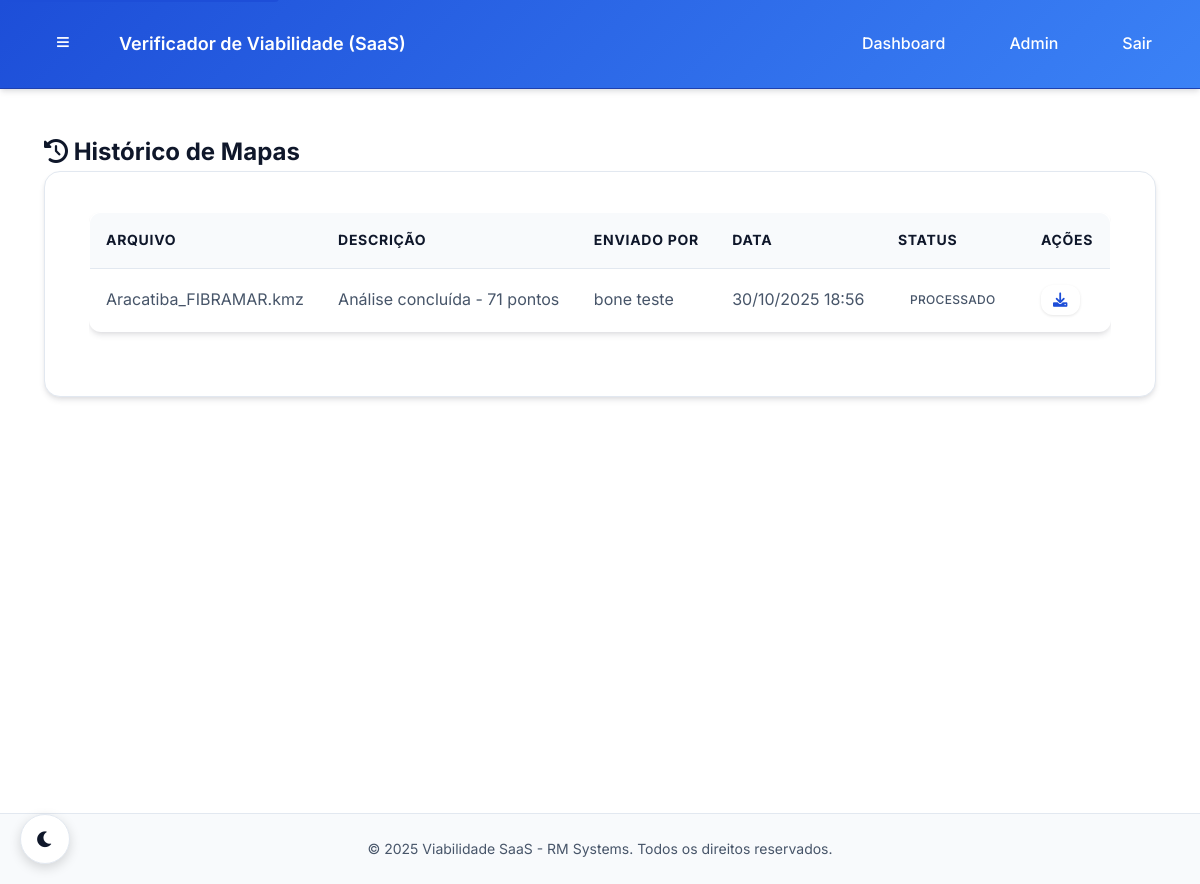
Screenshot of /fibramar/verificador/historico/ (signed in) with the database file from the repository.
### core/models.py (models this page shows, shortened)
class CTOMapFile(models.Model):
    FILE_TYPES = [
        ('kml', 'KML'),
        ('kmz', 'KMZ'),
        ('csv', 'CSV'),
        ('xls', 'XLS'),
        ('xlsx', 'XLSX'),
    ]
    PROCESSING_STATUS = [
        ('pending', 'Pendente'),
        ('processing', 'Processando'),
        ('completed', 'Concluído'),
        ('failed', 'Falhou'),
    ]
    file = models.FileField(upload_to="cto_maps/", verbose_name="Arquivo")
    description = models.CharField(max_length=255, blank=True, verbose_name="Descrição")
    file_type = models.CharField(max_length=10, choices=FILE_TYPES, default='csv', verbose_name="Tipo de Arquivo")
    company = models.ForeignKey(
        Company,
        on_delete=models.CASCADE,
        related_name='cto_maps',
        verbose_name="Empresa"
    )
    uploaded_by = models.ForeignKey(
        CustomUser,
        on_delete=models.CASCADE,
        related_name='uploaded_maps',
        verbose_name="Enviado por"
    )
    uploaded_at = models.DateTimeField(auto_now_add=True, verbose_name="Enviado em")
    processing_status = models.CharField(
        max_length=20,
        choices=PROCESSING_STATUS,
        default='pending',
        verbose_name="Status de Processamento"
    )
    is_processed = models.BooleanField(default=False, verbose_name="Processado")
    processed_at = models.DateTimeField(null=True, blank=True, verbose_name="Processado em")
    analysis_id = models.CharField(max_length=100, blank=True, verbose_name="ID da Análise")
    viability_score = models.IntegerField(null=True, blank=True, verbose_name="Score de Viabilidade")
    processing_time = models.FloatField(null=True, blank=True, verbose_name="Tempo de Processamento (s)")
    analysis_results = models.JSONField(default=dict, blank=True, verbose_name="Resultados da Análise")
    issues_found = models.JSONField(default=list, blank=True, verbose_name="Problemas Encontrados")
    recommendations = models.JSONField(default=list, blank=True, verbose_name="Recomendações")
    file_size = models.BigIntegerField(null=True, blank=True, verbose_name="Tamanho do Arquivo (bytes)")
    coordinates_count = models.IntegerField(null=True, blank=True, verbose_name="Número de Coordenadas")
    updated_at = models.DateTimeField(auto_now=True, verbose_name="Atualizado em")
    class Meta:
        verbose_name = "Mapa CTO"
        verbose_name_plural = "Mapas CTO"
        ordering = ['-uploaded_at']
        indexes = [
            models.Index(fields=['company', 'processing_status']),
            models.Index(fields=['uploaded_by', 'uploaded_at']),
            models.Index(fields=['file_type', 'is_processed']),
        ]
    @property
    def file_name(self):
        return os.path.basename(self.file.name) if self.file else ""

class CustomUser(AbstractUser):
    USER_ROLES = [
        ('RM', 'Administrador RM'),  # Você e o Bone
        ('COMPANY_ADMIN', 'Administrador da Empresa'),  # Admin da empresa cliente
        ('COMPANY_USER', 'Usuário da Empresa'),  # Usuário comum da empresa
    ]
    role = models.CharField(
        max_length=20,
        choices=USER_ROLES,
        default='COMPANY_USER',
        verbose_name="Função"
    )
    company = models.ForeignKey(
        Company,
        on_delete=models.CASCADE,
        null=True,
        blank=True,
        related_name='users',
        verbose_name="Empresa"
    )
    phone = models.CharField(max_length=20, blank=True, verbose_name="Telefone")
    created_at = models.DateTimeField(auto_now_add=True, verbose_name="Criado em")
    updated_at = models.DateTimeField(auto_now=True, verbose_name="Atualizado em")
    class Meta:
        verbose_name = "Usuário"
        verbose_name_plural = "Usuários"
    @property
    def is_rm_admin(self):
        return self.role == 'RM' or self.is_superuser
    @property
    def is_company_admin(self):
        return self.role == 'COMPANY_ADMIN'
    def get_full_name(self):
        if self.first_name and self.last_name:
            return f"{self.first_name} {self.last_name}"
        return self.username

### core/views.py (the view)
@login_required
@company_access_required(require_admin=False, allow_user_role=False)
def company_map_history(request, company_slug):
    company = get_object_or_404(Company, slug=company_slug)
    maps = CTOMapFile.objects.filter(company=company).order_by('-uploaded_at')
    return render(request, 'company/maps/history.html', {'maps': maps, 'company': company})

### core/permissions.py (called while the page is built, shortened)
def company_access_required(require_admin=False, allow_user_role=True):
    def decorator(view_func):
        @wraps(view_func)
        def _wrapped(request, *args, **kwargs):
            user = request.user
            if user.is_authenticated and (getattr(user, 'is_rm_admin', False) or getattr(user, 'is_superuser', False)):
                return view_func(request, *args, **kwargs)
        return _wrapped
    return decorator

### templates/company/maps/history.html (shortened to what this page needs)
{% extends 'base.html' %}
{% block content %}
<div class="container-fluid">
  <div class="row">
    <div class="col-12">
      <div class="d-flex justify-content-between align-items-center mb-4">
        <h2>
          <i class="fas fa-history me-2"></i>
          Histórico de Mapas
        </h2>
      </div>
      {% if maps %}
      <div class="card">
        <div class="card-body">
          <div class="table-responsive">
            <table class="table table-hover align-middle">
              <thead>
                <tr>
                  <th>Arquivo</th>
                  <th>Descrição</th>
                  <th>Enviado por</th>
                  <th>Data</th>
                  <th>Status</th>
                  <th class="text-end">Ações</th>
                </tr>
              </thead>
              <tbody>
                {% for m in maps %}
                <tr>
                  <td>{{ m.file_name }}</td>
                  <td>{{ m.description|default:'-' }}</td>
                  <td>{{ m.uploaded_by.get_full_name|default:m.uploaded_by.username }}</td>
                  <td>{{ m.uploaded_at|date:'d/m/Y H:i' }}</td>
                  <td>
                    {% if m.is_processed %}
                      <span class="badge bg-success">Processado</span>
                    {% else %}
                      <span class="badge bg-warning text-dark">Pendente</span>
                    {% endif %}
                  </td>
                  <td class="text-end">
                    <a href="{% url 'company:map_download' company_slug=company.slug pk=m.id %}" class="btn btn-sm btn-outline-primary">
                      <i class="fas fa-download"></i>
                    </a>
                  </td>
                </tr>
                {% endfor %}
              </tbody>
            </table>
          </div>
        </div>
      </div>
      {% else %}
      <div class="alert alert-info">
        <i class="fas fa-info-circle"></i> Nenhum mapa encontrado para {{ company.name }}.
      </div>
      {% endif %}
    </div>
  </div>
</div>
{% endblock %}

### static/css/theme_colors.css (style rules this page uses)
:root { --rm-primary: #1D4ED8; --rm-primary-dark: #1E40AF; --rm-primary-light: #3B82F6; --rm-primary-50: #EFF6FF; --rm-primary-100: #DBEAFE; --rm-gray-900: #0F172A; --rm-gray-800: #1E293B; --rm-gray-700: #334155; --rm-gray-600: #475569; --rm-gray-500: #64748B; --rm-gray-400: #94A3B8; --rm-gray-300: #CBD5E1; --rm-gray-200: #E2E8F0; --rm-gray-100: #F1F5F9; --rm-gray-50: #F8FAFC; --rm-white: #FFFFFF; --rm-black: #000000; --rm-success: #10B981; --rm-success-dark: #059669; --rm-warning: #F59E0B; --rm-warning-dark: #D97706; --rm-error: #EF4444; --rm-error-dark: #DC2626; --rm-info: #3B82F6; --rm-gradient-primary: linear-gradient(135deg, #1D4ED8 0%, #3B82F6 100%); --rm-gradient-secondary: linear-gradient(135deg, #F8FAFC 0%, #EFF6FF 100%); --rm-gradient-dark: linear-gradient(135deg, #0F172A 0%, #1E293B 100%); --rm-shadow-sm: 0 1px 2px 0 rgba(15, 23, 42, 0.05); --rm-shadow: 0 4px 6px -1px rgba(15, 23, 42, 0.1), 0 2px 4px -1px rgba(15, 23, 42, 0.06); --rm-shadow-md: 0 10px 15px -3px rgba(15, 23, 42, 0.1), 0 4px 6px -2px rgba(15, 23, 42, 0.05); --rm-shadow-lg: 0 20px 25px -5px rgba(15, 23, 42, 0.1), 0 10px 10px -5px rgba(15, 23, 42, 0.04); --rm-shadow-xl: 0 25px 50px -12px rgba(15, 23, 42, 0.25); --rm-bg-primary: var(--rm-white); --rm-bg-secondary: var(--rm-gray-50); --rm-bg-tertiary: var(--rm-gray-100); --rm-bg-accent: var(--rm-primary-50); --rm-text-primary: var(--rm-gray-900); --rm-text-secondary: var(--rm-gray-600); --rm-text-tertiary: var(--rm-gray-500); --rm-text-inverse: var(--rm-white); --rm-border-primary: var(--rm-gray-200); --rm-border-secondary: var(--rm-gray-300); --rm-border-accent: var(--rm-primary-100); --rm-card-bg: var(--rm-white); --rm-card-border: var(--rm-gray-200); --rm-card-shadow: var(--rm-shadow); --rm-input-bg: var(--rm-white); --rm-input-border: var(--rm-gray-300); --rm-input-focus: var(--rm-primary); --rm-button-primary: var(--rm-primary); --rm-button-primary-hover: var(--rm-primary-dark); --rm-button-secondary: var(--rm-gray-100); --rm-button-secondary-hover: var(--rm-gray-200); --rm-nav-bg: var(--rm-white); --rm-nav-border: var(--rm-gray-200); --rm-nav-shadow: var(--rm-shadow-sm); --rm-sidebar-bg: var(--rm-gray-50); --rm-sidebar-border: var(--rm-gray-200); --rm-header-bg: var(--rm-gradient-primary); --rm-header-border: var(--rm-primary-dark); --rm-header-shadow: var(--rm-shadow); --rm-footer-bg: var(--rm-gray-50); --rm-footer-border: var(--rm-gray-200); --rm-footer-text: var(--rm-gray-600); }
* { transition: background-color 0.3s ease, border-color 0.3s ease, color 0.3s ease, box-shadow 0.3s ease; }

### static/css/theme_rm.css (style rules this page uses)
:root { --rm-blue-600:#1D4ED8;--rm-blue-700:#1E40AF;--rm-blue-100:#DBEAFE; --rm-green-500:#10b981;--rm-green-600:#059669;--rm-red-500:#ef4444;--rm-red-600:#dc2626; --rm-amber-500:#f59e0b;--rm-slate-900:#0F172A;--rm-slate-600:#475569;--rm-slate-50:#F8FAFC; }
.btn { display:inline-flex;align-items:center;gap:.5rem;padding:.6rem 1rem;border-radius:10px;border:1px solid transparent;font-weight:600;font-size:.9rem;cursor:pointer;text-decoration:none;transition:all .2s ease;box-shadow:var(--shadow) }
.btn .fas,.btn .fa { font-size:.9rem }
.btn-outline,.btn-outline-primary { background:transparent;color:var(--primary, var(--rm-blue-600));border-color:var(--primary, var(--rm-blue-600)) }
.btn-sm { padding:.4rem .7rem;border-radius:8px;font-size:.82rem }
.badge { display:inline-block;padding:.25rem .5rem;border-radius:999px;font-weight:700;font-size:.75rem }
.card { background:var(--rm-card-bg);border:1px solid var(--rm-card-border);border-radius:16px;box-shadow:var(--rm-card-shadow);color:var(--rm-text-primary) }
.card-body { padding:1rem 1.25rem;color:var(--rm-text-primary) }
.table { width:100%;border-collapse:separate;border-spacing:0;background:var(--rm-card-bg);border:1px solid var(--rm-card-border);border-radius:12px;overflow:hidden;color:var(--rm-text-primary) }
.table th,.table td { padding:.75rem 1rem;border-bottom:1px solid var(--rm-border-primary);text-align:left;color:var(--rm-text-primary) }
.table thead th { background:var(--rm-bg-secondary);color:var(--rm-text-primary);font-weight:700;border-bottom:1px solid var(--rm-border-primary) }
.table-responsive { width:100%;overflow:auto }
.container-fluid { max-width:1200px;margin:24px auto;padding:0 24px }
.row { display:block }
.col-12 { width:100% }
.btn { transition:all 0.3s ease }
.table tbody tr { transition:all 0.3s ease }
.card { transition:all 0.3s ease }
.badge { transition:all 0.3s ease }
.fas, .fa { transition:all 0.3s ease }

### rows the page displays
CTOMapFile: file_name "Aracatiba_FIBRAMAR.kmz", description "Análise concluída - 71 pontos", uploaded_by.get_full_name "bone teste", uploaded_at "30/10/2025 18:56", is_processed "PROCESSADO"
